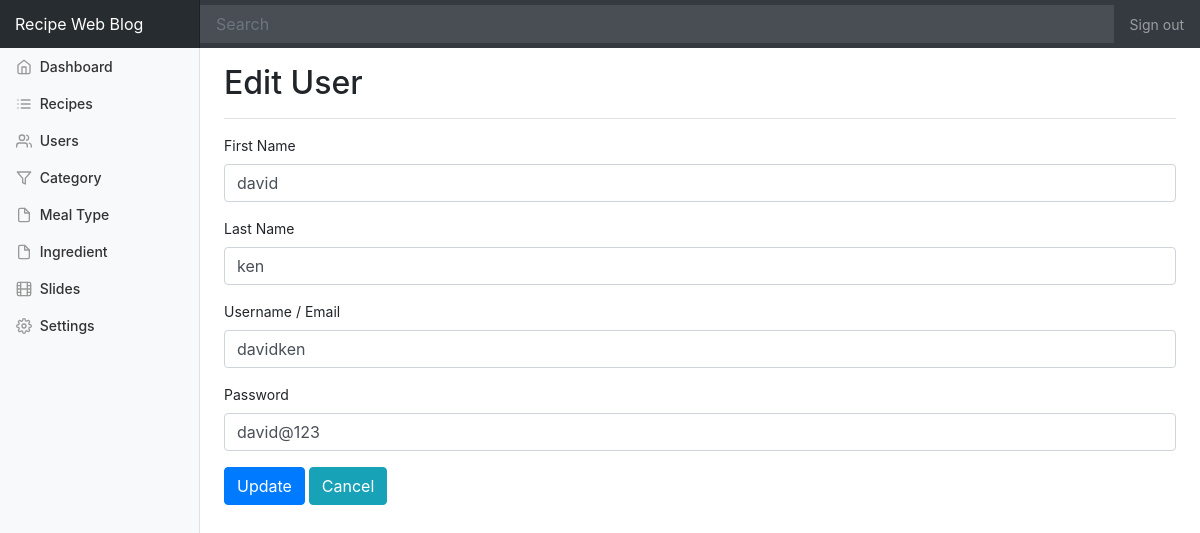
Screenshot of /dashboard/edit_user.php?id=1 (signed in) with the database file from the repository.
### tables this page shows
CREATE TABLE `settings` (
  `id` int(10) UNSIGNED NOT NULL,
  `name` varchar(32) NOT NULL,
  `value` varchar(400) NOT NULL,
  `last_changed` timestamp NOT NULL DEFAULT CURRENT_TIMESTAMP
);

CREATE TABLE `users` (
  `id` int(11) NOT NULL,
  `first_name` varchar(30) NOT NULL,
  `last_name` varchar(30) DEFAULT NULL,
  `username` varchar(50) NOT NULL,
  `password` varchar(255) NOT NULL,
  `role` enum('admin','user') NOT NULL DEFAULT 'user',
  `verfication_code` text NOT NULL
);

### includes/functions.php (called while the page is built, shortened)
<?php
function get_setting($name) {
  $table_name = 'settings';
  $db = (new Database())->getConnection();
  $stmt = $db->prepare('SELECT value FROM '. $table_name .' WHERE name = "'.$name.'" LIMIT 1');
  $stmt->execute();
  if($stmt->rowCount() > 0) {
    return $stmt->fetch()[0];
  } else {
    return null;
  }
}
function get_data_by_id($tablename, $id) {
  $db = (new Database)->getConnection();
  $query = 'SELECT * FROM '. $tablename . ' WHERE id = '. $id;
  $stmt = $db->prepare($query);
  $stmt->execute();
  return $stmt->fetch();
}

### dashboard/edit_user.php (the view, shortened to what this page needs)
<?php
$data = get_data_by_id('users',$_GET['id']);
$page_title = 'Edit User';
include_once 'partials/header.php';
?>
<div class="d-flex justify-content-between flex-wrap flex-md-nowrap align-items-center pb-2 mb-3 border-bottom">
    <h1 class="h2"><?php echo isset($page_title)? ucfirst($page_title): 'Dashboard'; ?></h1>
</div>
<div class="content">
    <div class="row">
        <div class="col-md-12">
            <div class="login-form">
                <form action="operations/update_user.php" method="post">
                    <fieldset>
                        <div class="form-group">
                            <label for="first_name">First Name</label>
                            <input type="text" name="first_name" id="first_name" class="form-control" autocomplete="off" autofocus="on" value="<?php echo $data['first_name'] ?>" />
                        </div>
                        <div class="form-group">
                            <label for="last_name">Last Name</label>
                            <input type="text" name="last_name" id="last_name" class="form-control" autocomplete="off" autofocus="on" value="<?php echo $data['last_name'] ?>" />
                        </div>
                        <div class="form-group">
                            <label for="login_user">Username / Email</label>
                            <input type="text" name="login_user" id="login_user" class="form-control" autocomplete="off" autofocus="on" value="<?php echo $data['username'] ?>" />
                        </div>
                        <div class="form-group">
                            <label for="password">Password</label>
                            <input type="text" name="password" id="password" class="form-control" autocomplete="off" value="<?php echo $data['password'] ?>" />
                        </div>
                        <div class="form-group">
                            <button class="btn btn-primary" type="submit">Update</button>
                            <a href="users.php" class="btn btn-info">Cancel</a>
                        </div>
                    </fieldset>
                </form>
            </div>
        </div>
    </div>
</div>
<?php include_once 'partials/footer.php';

### dashboard/partials/header.php (shortened to what this page needs)
<?php
  $website_name = get_setting('website_name');
?>
<!doctype html>
<html lang="en">
  <head>
    <link rel="stylesheet" href="../css/bootstrap.min.css" media="all" />
    <link href="../css/dashboard.css" rel="stylesheet">
  </head>
  <body>
    <nav class="navbar navbar-dark sticky-top bg-dark flex-md-nowrap p-0">
      <a class="navbar-brand col-sm-3 col-md-2 mr-0" href="../index.php"><?php echo $website_name? $website_name : get_config('app', 'name'); ?></a>
      <input class="form-control form-control-dark w-100" type="text" placeholder="Search" aria-label="Search">
      <ul class="navbar-nav px-3">
        <li class="nav-item text-nowrap">
          <a class="nav-link" href="../logout.php">Sign out</a>
        </li>
      </ul>
    </nav>
    <div class="container-fluid">
      <div class="row">
        <nav class="col-md-2 d-none d-md-block bg-light sidebar">
          <div class="sidebar-fixed pt-5">
            <ul class="nav flex-column">
              <li class="nav-item">
                <a class="nav-link <?php echo isset($page_title) && $page_title === 'Dashboard'? 'active':'';?>" href="index.php">
                  <span data-feather="home"></span>
                  Dashboard <?php echo isset($page_title) && $page_title === 'Dashboard'? '<span class="sr-only">(current)</span>':'';?>
                </a>
              </li>
              <li class="nav-item">
                <a class="nav-link <?php echo isset($page_title) && $page_title === 'Recipes'? 'active':'';?>" href="recipes.php">
                  <span data-feather="list"></span>
                  Recipes <?php echo isset($page_title) && $page_title === 'Recipes'? '<span class="sr-only">(current)</span>':'';?>
                </a>
              </li>
              <li class="nav-item">
                <a class="nav-link <?php echo isset($page_title) && $page_title === 'Users'? 'active':'';?>" href="users.php">
                  <span data-feather="users"></span>
                  Users <?php echo isset($page_title) && $page_title === 'Users'? '<span class="sr-only">(current)</span>':'';?>
                </a>
              </li>
              <li class="nav-item">
                <a class="nav-link <?php echo isset($page_title) && $page_title === 'Category'? 'active':'';?>" href="category.php">
                  <span data-feather="filter"></span>
                  Category <?php echo isset($page_title) && $page_title === 'Category'? '<span class="sr-only">(current)</span>':'';?>
                </a>
              </li>
              <li class="nav-item">
                <a class="nav-link <?php echo isset($page_title) && $page_title === 'Meal Type'? 'active':'';?>" href="meal_type.php">
                  <span data-feather="file"></span>
                  Meal Type <?php echo isset($page_title) && $page_title === 'Meal Type'? '<span class="sr-only">(current)</span>':'';?>
                </a>
              </li>
              <li class="nav-item">
                <a class="nav-link <?php echo isset($page_title) && $page_title === 'Ingredient'? 'active':'';?>" href="ingredient.php">
                  <span data-feather="file"></span>
                  Ingredient <?php echo isset($page_title) && $page_title === 'Ingredient'? '<span class="sr-only">(current)</span>':'';?>
                </a>
              </li>
              <li class="nav-item dropdown">
                <a class="nav-link <?php echo isset($page_title) && $page_title === 'Slides'? 'active':'';?>" href="slides.php" >
                  <span data-feather="film"></span>
                  Slides <?php echo isset($page_title) && $page_title === 'Slides'? '<span class="sr-only">(current)</span>':'';?>
                </a>
              </li>
              <li class="nav-item">
                <a class="nav-link <?php echo isset($page_title) && $page_title === 'Settings'? 'active':'';?>" href="settings.php">
                  <span data-feather="settings"></span>
                  Settings <?php echo isset($page_title) && $page_title === 'Settings'? '<span class="sr-only">(current)</span>':'';?>
                </a>
              </li>
            </ul>
          </div>
        </nav>
        <main role="main" class="col-md-9 ml-sm-auto col-lg-10 pt-3 px-4">

### css/dashboard.css (style rules this page uses)
body { font-size: .875rem; }
.feather { width: 16px; height: 16px; vertical-align: text-bottom; }
.sidebar { position: fixed; top: 0; bottom: 0; left: 0; z-index: 100; padding: 0; box-shadow: inset -1px 0 0 rgba(0, 0, 0, .1); }
.sidebar .nav-link { font-weight: 500; color: #333; }
.sidebar .nav-link .feather { margin-right: 4px; color: #999; }
.navbar-brand { padding-top: .75rem; padding-bottom: .75rem; font-size: 1rem; background-color: rgba(0, 0, 0, .25); box-shadow: inset -1px 0 0 rgba(0, 0, 0, .25); }
.navbar .form-control { padding: .75rem 1rem; border-width: 0; border-radius: 0; }
.form-control-dark { color: #fff; background-color: rgba(255, 255, 255, .1); border-color: rgba(255, 255, 255, .1); }
.border-bottom { border-bottom: 1px solid #e5e5e5; }

### rows the page displays
settings: value "Recipe Web Blog"
users: first_name "david", last_name "ken", login_user "davidken", password "david@123"

### other values shown
$page_title "Edit User"
